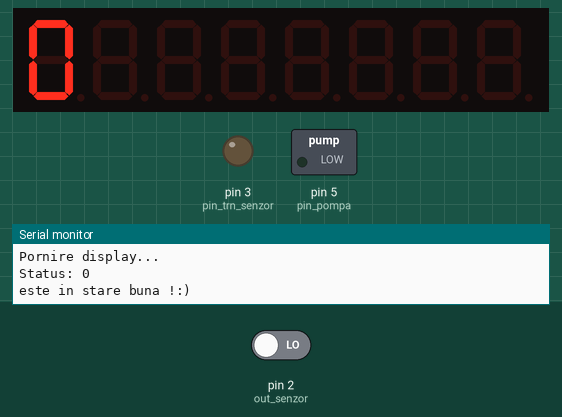
Recording of a sketch running on a simulated Arduino Uno, built with avr-gcc and run on an emulated ATmega328P. Shown: 8-digit seven-segment display, switched loads named in the sketch (green lamp = pin HIGH), output pins drawn as LEDs (lit = HIGH), the last lines printed to the serial monitor. The test bench sets the inputs (shaded band); at power-on: pin 2 (out_senzor) LOW.

Above: at 2.5 s.
At 5.7 s:
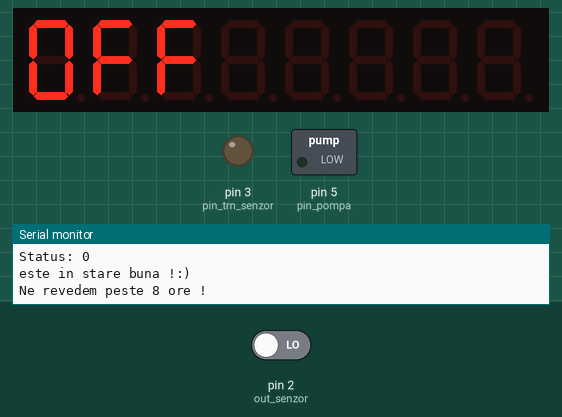
Timing chart, 0 to 7.2 s (numbered marks = the images above):
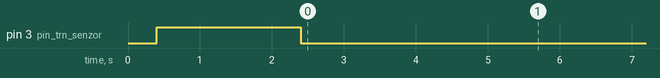

The sketch:

Final.ino
```cpp
/*
  Rusu Cosmin-Constantin
  Gradinaduino v1.0
*/

// D0=1 daca h < valoare (trebuie udata)
#include "LedControl.h"
//definitii pentru valorile de timp
const uint32_t _SECUNDA = 1000UL;
const uint32_t _MINUT = 60 * _SECUNDA;
const uint32_t _ORA = 60 * _MINUT;
const int d_delay = 400;
//definitii pentru volum
const double _DEBIT = 700 / 60 ; // mililitru/s ;
const uint32_t _LITRU = 1 ;
//pin layout
const int pin_pompa = 5;            //DEBIT  POMPA ~= 1L/MIN
const int pin_trn_senzor = 3;       //Switch on-off pentru senzor
const int out_senzor = 2;           //Intrare pentru senzor
const int d_din = 9;                //display
const int d_cs = 10;                //display
const int d_clk = 11;               //display

LedControl lc = LedControl(d_din, d_clk, d_cs, 1); //display
void afisareNumar(unsigned long n) {
  Serial.println("Afisare numar");
  lc.clearDisplay(0);
  int v[8] = {0};
  int p = 0;
  while (n > 0)  v[p] = n % 10, n = n / 10, p++;
  //construirea vectorului de cifre
  if (p > 8)     error();
  //daca numarul are mai multe cifre decat poate displayul sa arata, afiseaza eroare
  for (int i = p - 1, poz = 7; i >= 0 && poz >= 0; i--, poz--) lc.setChar(0, poz, v[i], false), delay(d_delay);
  delay(400);
  //afisare cfra cu cifra a numarului
}
void error() {
  lc.clearDisplay(0), delay(d_delay);
  lc.setChar(0, 7, 'E', false), delay(d_delay); //setare pozitie cu char respectiv, delay dupa
  lc.setChar(0, 6, 4, false), delay(d_delay);
  lc.setChar(0, 5, 0, false), delay(d_delay);
  lc.setChar(0, 4, 4, false), delay(d_delay);
  Serial.println("ERROR !");
  digitalWrite(pin_pompa, LOW);
  digitalWrite(pin_trn_senzor, LOW);
  for (;;) Serial.println("ERROR !"), delay(10 * _SECUNDA);
}
int CitireUmiditate () {
  digitalWrite(pin_trn_senzor, HIGH); //pornire senzor
  Serial.print("Status: ");
  delay(1000);
  int valoare_umiditate = digitalRead(out_senzor); //citire valoare 0ok,1nok
  Serial.println(valoare_umiditate);
  delay(1000);
  digitalWrite(pin_trn_senzor, LOW);  //oprire senzor
  switch (valoare_umiditate) {
    case 1:
      Serial.println("trebuie udata ! :/");
      break;
    case 0:
      Serial.println("este in stare buna !:)");
  }
  return valoare_umiditate;
}
void uda(double VOLUM, String UNITATE) {
  if (UNITATE == "LITRI") VOLUM *= 1000; // convertit din l in ml
  //volum in ml, ne-am asigurat de asta
  double dt = VOLUM / _DEBIT; //v in ml, debit in ml/s
  digitalWrite(pin_pompa, HIGH);
  Serial.println(String("Udam florile cu " + String(VOLUM) + " ml apa intr-un interval de: " + String(dt) + " secunde"));
  delay(dt * _SECUNDA);
  digitalWrite(pin_pompa, LOW);
  Serial.println("Am terminat de udat ! :)");
}
void wait(int VAL, String unit) {
  char cs = (unit == "SECUNDE")*'s' + (unit == "ORE")*'o' + (unit == "MINUTE")*'m' + (unit == "MILISECUNDE")*'u';
  switch (cs) {
    case 'o': //ore
      delay(VAL * _ORA);
      break;
    case 'm'://minute
      delay(VAL * _MINUT);
      break;
    case 's'://secunde
      delay(VAL * _SECUNDA);
      break;
    case 'u'://milsecunde
      delay(VAL);
      break;
    default ://ai belit pla
      error();
  }
}
void pornire_display(){
  lc.shutdown(0, false);    //pornit display
  lc.clearDisplay(0);
  delay(d_delay);//curatat display
  Serial.println("Pornire display...");
}
void oprire_display(){
  lc.clearDisplay(0),delay(d_delay);
  lc.setChar(0,7,'0',false),delay(d_delay);
  lc.setChar(0,6,'F',false),delay(d_delay);
  lc.setChar(0,5,'F',false),delay(d_delay);
  delay(3*_SECUNDA);
  Serial.println("Oprire display");
  lc.shutdown(0,true);
}
void setup() {
  Serial.begin(9600);
  pinMode(pin_trn_senzor, OUTPUT);
  pinMode(d_din, OUTPUT);
  pinMode(d_cs, OUTPUT);
  pinMode(d_clk, OUTPUT);
  pinMode(pin_pompa, OUTPUT); //setat pini
  digitalWrite(pin_trn_senzor, LOW); //off senzor
  digitalWrite(pin_pompa, LOW);     //off pompa
  Serial.println("START OK");

}
void loop() {
  // put your main code here, to run repeatedly:
  pornire_display();
  int valoare_umiditate = CitireUmiditate();
  lc.setChar(0, 7, valoare_umiditate, false); //valoarea umiditatii afisata in permanenta pe display
  delay(2*_SECUNDA);                             //delayul pt vizibilitate
  switch (valoare_umiditate) {
    case 0:
      //sol destul de umed, totul ok
      break;
    case 1:
      //sol nefiind umed
      uda(100,"MILILITRI");//actionare pompa
      break;
    default :
      //cum naiba a ajuns aici nu imi pot imagina, ori e pe analog, ori am descoperit calculaotare cuantice
      Serial.println("Eroare : Senzorul a transmis o valoare neasteptata, asigura-te ca senzorul este conectat digital. :)");
      error();
      break;
  }
  Serial.println("Ne revedem peste 8 ore !");
  oprire_display();
  wait(8, "ORE");
  //wait(4,"SECUNDE");
}
```

Measured:
- by itself, pin 3 (pin_trn_senzor): LOW → HIGH at 0.40 s, → LOW 2.0 s later
- what the display in image 0 shows lasts 2.0 s, from 2.4 s to 4.4 s
